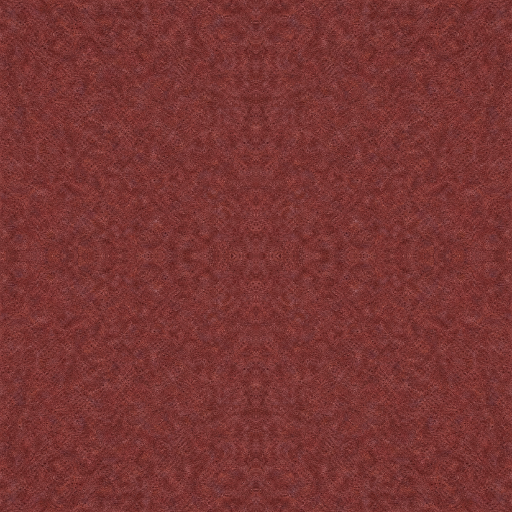
#> input picture viewer/assets/materials/liver_realistic_v1_albedo.png, 1024 x 1024 px (shown at 1/2 size)
$ python build_anatomic_material_textures.py --source ../viewer/assets/materials/liver_realistic_v1_albedo.png --output-dir out
#> lines starting #> are read from the running program, lines starting #| are printed output that depends on the picture
"""Build deterministic, tile-safe PBR maps for OREN anatomical rendering.

The source image is an original illustrative texture. Generated maps influence
only lighting and color; they never modify patient geometry or measurements.
"""

from __future__ import annotations

import argparse
import hashlib
import json
from pathlib import Path

import numpy as np
from PIL import Image, ImageEnhance, ImageFilter, ImageOps


def _sha256(path: Path) -> str:
    digest = hashlib.sha256()
    with path.open("rb") as handle:
        for block in iter(lambda: handle.read(1024 * 1024), b""):
            digest.update(block)
    return digest.hexdigest()


def _mirrored_tile(source: Image.Image, size: int) -> Image.Image:
    half = size // 2
    seed = ImageOps.fit(source.convert("RGB"), (half, half), method=Image.Resampling.LANCZOS)
    tile = Image.new("RGB", (size, size))
    tile.paste(seed, (0, 0))
    tile.paste(ImageOps.mirror(seed), (half, 0))
    tile.paste(ImageOps.flip(seed), (0, half))
    tile.paste(ImageOps.flip(ImageOps.mirror(seed)), (half, half))
    return tile


def _normal_map(height: np.ndarray, strength: float = 2.4) -> Image.Image:
    horizontal = np.roll(height, -1, axis=1) - np.roll(height, 1, axis=1)
    vertical = np.roll(height, -1, axis=0) - np.roll(height, 1, axis=0)
    nx = -horizontal * strength
    ny = vertical * strength
    nz = np.ones_like(height)
    length = np.sqrt((nx * nx) + (ny * ny) + (nz * nz))
    normal = np.stack((nx / length, ny / length, nz / length), axis=-1)
    return Image.fromarray(np.uint8(np.clip((normal * 0.5 + 0.5) * 255, 0, 255)), "RGB")


def _seal_edges(image: Image.Image) -> Image.Image:
    """Make opposite borders byte-identical for repeat-wrapped WebGL sampling."""
    pixels = np.asarray(image).copy()
    pixels[:, -1] = pixels[:, 0]
    pixels[-1, :] = pixels[0, :]
    return Image.fromarray(pixels, image.mode)


def build(source: Path, output_dir: Path, *, size: int = 1024, variant: str = "") -> dict:
    if size < 256 or size > 2048 or size % 2:
        raise ValueError("size must be an even integer between 256 and 2048")
    output_dir.mkdir(parents=True, exist_ok=True)
    original = Image.open(source)
    albedo = _mirrored_tile(original, size)
    albedo = ImageEnhance.Color(albedo).enhance(0.90)
    albedo = ImageEnhance.Brightness(albedo).enhance(1.17)
    albedo = ImageEnhance.Contrast(albedo).enhance(1.08)

    gray = np.asarray(albedo.convert("L"), dtype=np.float32) / 255.0
    low = np.asarray(
        albedo.convert("L").filter(ImageFilter.GaussianBlur(radius=max(size / 128, 4))),
        dtype=np.float32,
    ) / 255.0
    detail = np.clip((gray - low) * 2.1 + 0.5, 0.0, 1.0)
    height = np.asarray(
        Image.fromarray(np.uint8(detail * 255), "L").filter(ImageFilter.GaussianBlur(radius=0.55)),
        dtype=np.float32,
    ) / 255.0
    normal = _normal_map(height)
    roughness = np.uint8(np.clip(118 + ((0.5 - detail) * 78), 72, 176))
    roughness_image = Image.fromarray(roughness, "L")
    albedo = _seal_edges(albedo)
    normal = _seal_edges(normal)
    roughness_image = _seal_edges(roughness_image)

    suffix = f"_{variant}" if variant else ""
    outputs = {
        "albedo": output_dir / f"liver_realistic_v1{suffix}_albedo.png",
        "normal": output_dir / f"liver_realistic_v1{suffix}_normal.png",
        "roughness": output_dir / f"liver_realistic_v1{suffix}_roughness.png",
    }
    albedo.save(outputs["albedo"], optimize=True)
    normal.save(outputs["normal"], optimize=True)
    roughness_image.save(outputs["roughness"], optimize=True)

    manifest = {
        "schema": "oren-anatomic-material-pack-v1",
        "material_id": "liver_realistic_v1",
        "variant": variant or "desktop_1k",
        "texture_source": "illustrative_not_patient_derived",
        "geometry_displacement": False,
        "size": [size, size],
        "maps": {
            name: {"filename": path.name, "sha256": _sha256(path), "bytes": path.stat().st_size}
            for name, path in outputs.items()
        },
    }
    manifest_path = output_dir / f"liver_realistic_v1{suffix}_manifest.json"
    manifest_path.write_text(json.dumps(manifest, indent=2, ensure_ascii=False) + "\n", encoding="utf-8")
    return {**manifest, "manifest": str(manifest_path), "manifest_sha256": _sha256(manifest_path)}


def main() -> int:
    parser = argparse.ArgumentParser()
    parser.add_argument("--source", type=Path, required=True)
    parser.add_argument("--output-dir", type=Path, required=True)
    parser.add_argument("--size", type=int, default=1024)
    parser.add_argument("--variant", default="")
    args = parser.parse_args()
    print(json.dumps(
        build(args.source, args.output_dir, size=args.size, variant=args.variant),
        indent=2,
        ensure_ascii=False,
    ))
#> in build, original is the input picture: PIL image 1024x1024 RGB; mean R, G, B 121.5, 53.5, 51.4
#> in _mirrored_tile, `tile = Image.new("RGB", (size, size))`: tile: PIL image 1024x1024 RGB; every value is 0
#> in _mirrored_tile, `tile.paste(ImageOps.flip(seed), (0, half))`:
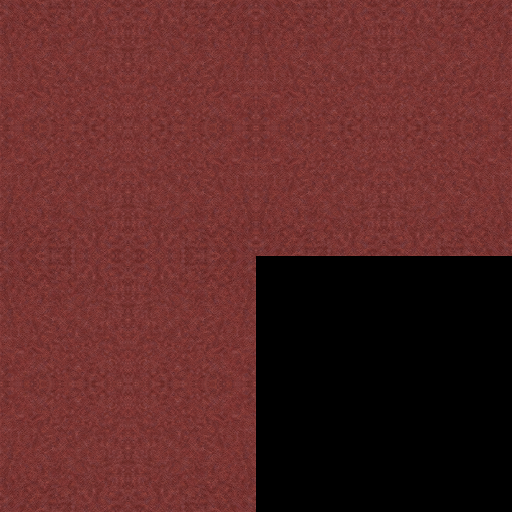
#> tile: PIL image 1024x1024 RGB (shown at 1/2 size); mean R, G, B 91.2, 40.2, 38.6
#> in build, `gray = np.asarray(albedo.convert("L"), dtype=np.float32) / 255.0`:
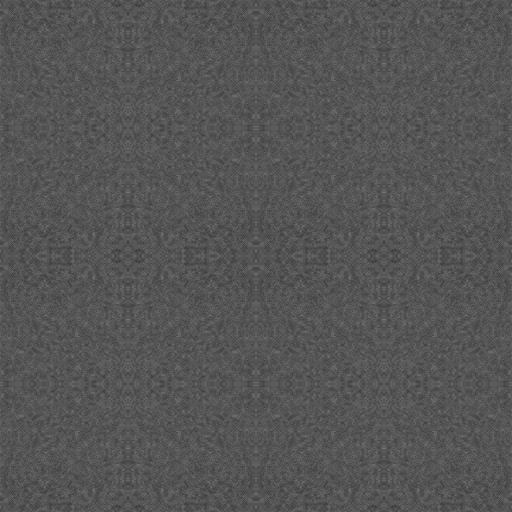
#> gray: shape (1024, 1024) float32 (shown at 1/2 size); min 0.106, max 0.588, mean 0.333
#> in build, `detail = np.clip((gray - low) * 2.1 + 0.5, 0.0, 1.0)`:
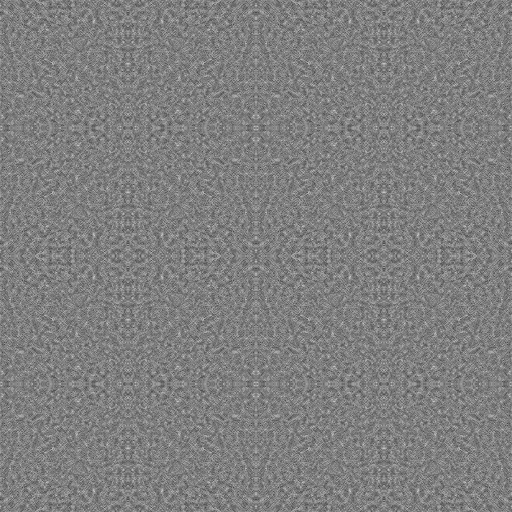
#> detail: shape (1024, 1024) float32 (shown at 1/2 size); min 0.0224, max 1, mean 0.5
#> in _normal_map, `nx = -horizontal * strength`:
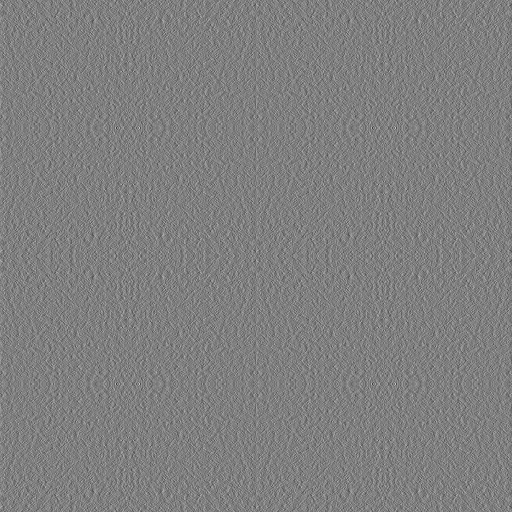
#> nx: shape (1024, 1024) float32 (shown at 1/2 size); min -1.24, max 1.24, mean 4.3e-11; drawn with min black and max white
#> in _normal_map, `length = np.sqrt((nx * nx) + (ny * ny) + (nz * nz))`:
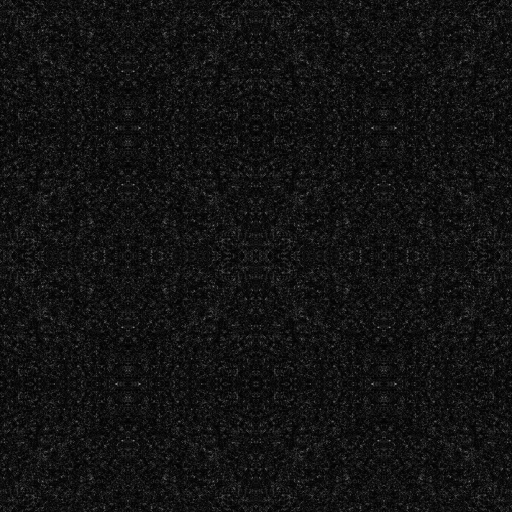
#> length: shape (1024, 1024) float32 (shown at 1/2 size); min 1, max 1.59, mean 1.04; drawn with min black and max white
#> in _normal_map, `normal = np.stack((nx / length, ny / length, nz / length), axis=-1)`:
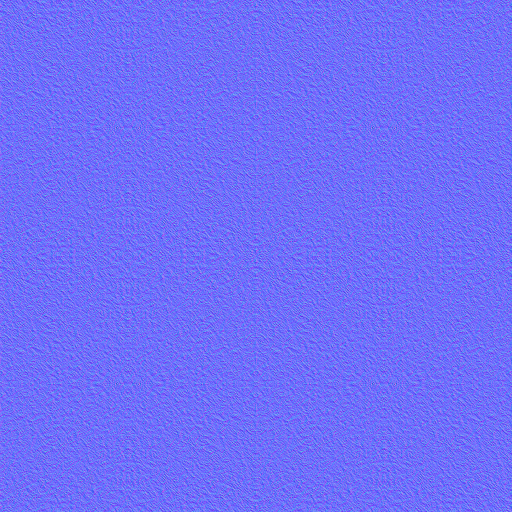
#> normal: shape (1024, 1024, 3) float32 (shown at 1/2 size); mean of channels 0, 1, 2 9.98e-12, 2.89e-10, 0.962; drawn with min black and max white
#> in build, `roughness = np.uint8(np.clip(118 + ((0.5 - detail) * 78), 72, 176))`:
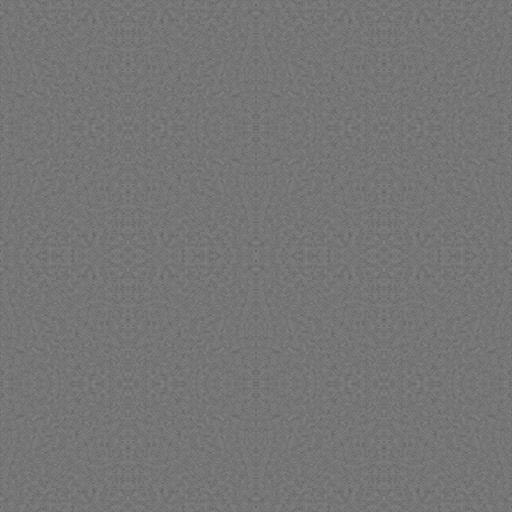
#> roughness: shape (1024, 1024) (shown at 1/2 size); min 79, max 155, mean 117.5
#> in _seal_edges (call 2), `pixels[:, -1] = pixels[:, 0]`: pixels: shape (1024, 1024, 3); mean R, G, B 127, 127, 249.3
#> in _seal_edges (call 2), `pixels[-1, :] = pixels[0, :]`: pixels: shape (1024, 1024, 3); mean R, G, B 127, 127, 249.3
    return 0


if __name__ == "__main__":
#> (the run stopped early here; a loop or call above may not have finished)
